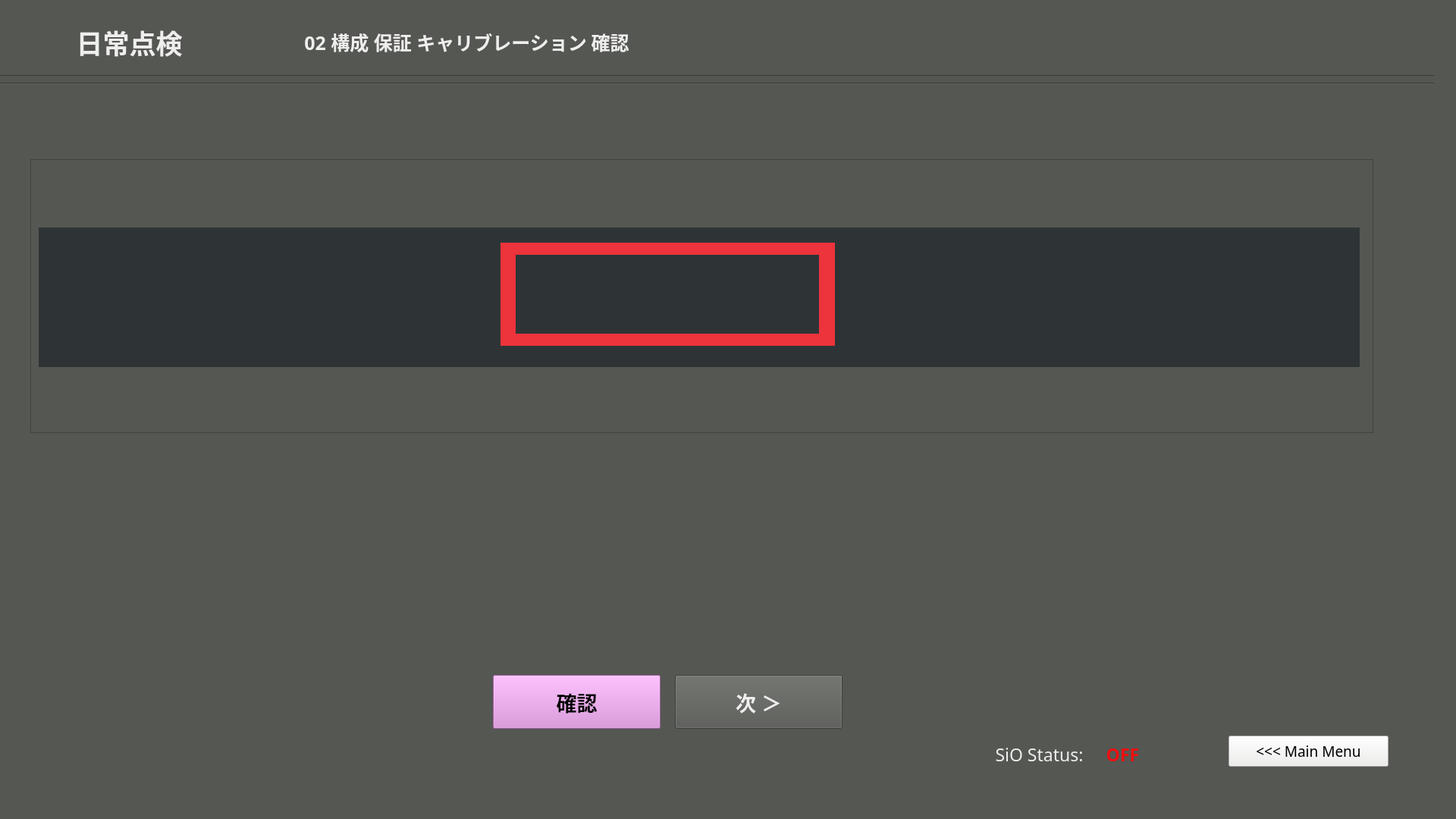
<?xml version="1.0" encoding="UTF-8"?>
<ui version="4.0">
 <class>dailytenken1_clippitch</class>
 <widget class="QMainWindow" name="dailytenken1_clippitch">
  <property name="enabled">
   <bool>true</bool>
  </property>
  <property name="geometry">
   <rect>
    <x>0</x>
    <y>0</y>
    <width>1920</width>
    <height>1080</height>
   </rect>
  </property>
  <property name="windowTitle">
   <string>MainWindow</string>
  </property>
  <property name="styleSheet">
   <string notr="true">background-color: rgb(85, 87, 83);</string>
  </property>
  <widget class="QWidget" name="dailytenken1_clippitch_widget">
   <property name="enabled">
    <bool>true</bool>
   </property>
   <widget class="Line" name="line_1">
    <property name="geometry">
     <rect>
      <x>-10</x>
      <y>90</y>
      <width>1901</width>
      <height>20</height>
     </rect>
    </property>
    <property name="orientation">
     <enum>Qt::Horizontal</enum>
    </property>
   </widget>
   <widget class="Line" name="line_2">
    <property name="geometry">
     <rect>
      <x>-10</x>
      <y>100</y>
      <width>1901</width>
      <height>20</height>
     </rect>
    </property>
    <property name="orientation">
     <enum>Qt::Horizontal</enum>
    </property>
   </widget>
   <widget class="QFrame" name="frame">
    <property name="geometry">
     <rect>
      <x>40</x>
      <y>210</y>
      <width>1771</width>
      <height>361</height>
     </rect>
    </property>
    <property name="frameShape">
     <enum>QFrame::StyledPanel</enum>
    </property>
    <property name="frameShadow">
     <enum>QFrame::Raised</enum>
    </property>
    <widget class="QLabel" name="framePart">
     <property name="geometry">
      <rect>
       <x>11</x>
       <y>90</y>
       <width>1742</width>
       <height>184</height>
      </rect>
     </property>
     <property name="styleSheet">
      <string notr="true">background-color: rgb(46, 52, 54);</string>
     </property>
     <property name="text">
      <string/>
     </property>
     <property name="alignment">
      <set>Qt::AlignCenter</set>
     </property>
    </widget>
    <widget class="QPushButton" name="rekensaButton">
     <property name="geometry">
      <rect>
       <x>300</x>
       <y>170</y>
       <width>91</width>
       <height>71</height>
      </rect>
     </property>
     <property name="font">
      <font>
       <family>Ubuntu Mono</family>
       <pointsize>13</pointsize>
       <weight>75</weight>
       <italic>false</italic>
       <bold>true</bold>
       <stylestrategy>PreferAntialias</stylestrategy>
      </font>
     </property>
     <property name="autoFillBackground">
      <bool>false</bool>
     </property>
     <property name="styleSheet">
      <string notr="true">color: rgb(238, 238, 236);
background-color: rgb(117, 80, 123);</string>
     </property>
     <property name="text">
      <string>検査
やり直し</string>
     </property>
     <property name="checkable">
      <bool>false</bool>
     </property>
    </widget>
    <widget class="QPushButton" name="delwarpbutton">
     <property name="geometry">
      <rect>
       <x>810</x>
       <y>180</y>
       <width>181</width>
       <height>51</height>
      </rect>
     </property>
     <property name="font">
      <font>
       <family>Ubuntu Mono</family>
       <pointsize>11</pointsize>
       <weight>75</weight>
       <italic>false</italic>
       <bold>true</bold>
       <stylestrategy>PreferAntialias</stylestrategy>
      </font>
     </property>
     <property name="autoFillBackground">
      <bool>false</bool>
     </property>
     <property name="styleSheet">
      <string notr="true">background-color: rgb(164, 0, 0);</string>
     </property>
     <property name="text">
      <string>パースワープパラム削除 
Del Warp Parm</string>
     </property>
     <property name="checkable">
      <bool>false</bool>
     </property>
    </widget>
    <widget class="QPushButton" name="savewarpbutton">
     <property name="geometry">
      <rect>
       <x>620</x>
       <y>180</y>
       <width>181</width>
       <height>51</height>
      </rect>
     </property>
     <property name="font">
      <font>
       <family>Ubuntu Mono</family>
       <pointsize>11</pointsize>
       <weight>75</weight>
       <italic>false</italic>
       <bold>true</bold>
       <stylestrategy>PreferAntialias</stylestrategy>
      </font>
     </property>
     <property name="autoFillBackground">
      <bool>false</bool>
     </property>
     <property name="styleSheet">
      <string notr="true">color: rgb(238, 238, 236);</string>
     </property>
     <property name="text">
      <string>パースワープパラム保存 
Save Warp Parm</string>
     </property>
     <property name="checkable">
      <bool>false</bool>
     </property>
    </widget>
    <widget class="QLabel" name="rtwarpcolor">
     <property name="geometry">
      <rect>
       <x>480</x>
       <y>210</y>
       <width>121</width>
       <height>20</height>
      </rect>
     </property>
     <property name="font">
      <font>
       <family>Ubuntu Mono</family>
       <pointsize>15</pointsize>
       <weight>75</weight>
       <bold>true</bold>
      </font>
     </property>
     <property name="styleSheet">
      <string notr="true">background-color: rgb(255, 0, 0);</string>
     </property>
     <property name="text">
      <string/>
     </property>
     <property name="alignment">
      <set>Qt::AlignLeading|Qt::AlignLeft|Qt::AlignVCenter</set>
     </property>
    </widget>
    <widget class="QPushButton" name="rtwarpbutton">
     <property name="geometry">
      <rect>
       <x>480</x>
       <y>180</y>
       <width>121</width>
       <height>51</height>
      </rect>
     </property>
     <property name="font">
      <font>
       <family>Ubuntu Mono</family>
       <pointsize>11</pointsize>
       <weight>75</weight>
       <italic>false</italic>
       <bold>true</bold>
       <stylestrategy>PreferAntialias</stylestrategy>
      </font>
     </property>
     <property name="autoFillBackground">
      <bool>false</bool>
     </property>
     <property name="styleSheet">
      <string notr="true">color: rgb(238, 238, 236);</string>
     </property>
     <property name="text">
      <string>継続ワープ 
RT Pers.Warp</string>
     </property>
     <property name="checkable">
      <bool>false</bool>
     </property>
    </widget>
    <widget class="QPushButton" name="quitbutton">
     <property name="geometry">
      <rect>
       <x>1560</x>
       <y>530</y>
       <width>211</width>
       <height>41</height>
      </rect>
     </property>
     <property name="font">
      <font>
       <family>Ubuntu Mono</family>
       <pointsize>14</pointsize>
      </font>
     </property>
     <property name="styleSheet">
      <string notr="true">background-color: rgb(238, 238, 236);</string>
     </property>
     <property name="text">
      <string>Quit</string>
     </property>
    </widget>
    <widget class="QLabel" name="label_3">
     <property name="geometry">
      <rect>
       <x>620</x>
       <y>110</y>
       <width>441</width>
       <height>16</height>
      </rect>
     </property>
     <property name="styleSheet">
      <string notr="true">background-color: rgb(237, 51, 59);</string>
     </property>
     <property name="text">
      <string/>
     </property>
    </widget>
    <widget class="QLabel" name="label">
     <property name="geometry">
      <rect>
       <x>620</x>
       <y>120</y>
       <width>20</width>
       <height>121</height>
      </rect>
     </property>
     <property name="styleSheet">
      <string notr="true">background-color: rgb(237, 51, 59);</string>
     </property>
     <property name="text">
      <string/>
     </property>
    </widget>
    <widget class="QLabel" name="label_2">
     <property name="geometry">
      <rect>
       <x>1040</x>
       <y>120</y>
       <width>21</width>
       <height>121</height>
      </rect>
     </property>
     <property name="styleSheet">
      <string notr="true">background-color: rgb(237, 51, 59);</string>
     </property>
     <property name="text">
      <string/>
     </property>
    </widget>
    <widget class="QLabel" name="label_4">
     <property name="geometry">
      <rect>
       <x>620</x>
       <y>230</y>
       <width>441</width>
       <height>16</height>
      </rect>
     </property>
     <property name="styleSheet">
      <string notr="true">background-color: rgb(237, 51, 59);</string>
     </property>
     <property name="text">
      <string/>
     </property>
    </widget>
    <zorder>quitbutton</zorder>
    <zorder>rtwarpbutton</zorder>
    <zorder>delwarpbutton</zorder>
    <zorder>rtwarpcolor</zorder>
    <zorder>savewarpbutton</zorder>
    <zorder>rekensaButton</zorder>
    <zorder>framePart</zorder>
    <zorder>label_3</zorder>
    <zorder>label</zorder>
    <zorder>label_2</zorder>
    <zorder>label_4</zorder>
   </widget>
   <widget class="QPushButton" name="mainmenubutton">
    <property name="geometry">
     <rect>
      <x>1620</x>
      <y>970</y>
      <width>211</width>
      <height>41</height>
     </rect>
    </property>
    <property name="font">
     <font>
      <family>Ubuntu Mono</family>
      <pointsize>14</pointsize>
     </font>
    </property>
    <property name="styleSheet">
     <string notr="true">background-color: rgb(238, 238, 236);</string>
    </property>
    <property name="text">
     <string>&lt;&lt;&lt; Main Menu</string>
    </property>
   </widget>
   <widget class="QLabel" name="partlabel_2">
    <property name="geometry">
     <rect>
      <x>10</x>
      <y>20</y>
      <width>321</width>
      <height>71</height>
     </rect>
    </property>
    <property name="font">
     <font>
      <family>Ubuntu Mono</family>
      <pointsize>26</pointsize>
      <weight>75</weight>
      <bold>true</bold>
     </font>
    </property>
    <property name="styleSheet">
     <string notr="true">color: rgb(238, 238, 236);</string>
    </property>
    <property name="text">
     <string>日常点検</string>
    </property>
    <property name="alignment">
     <set>Qt::AlignCenter</set>
    </property>
   </widget>
   <widget class="QPushButton" name="nextButton">
    <property name="geometry">
     <rect>
      <x>890</x>
      <y>890</y>
      <width>221</width>
      <height>71</height>
     </rect>
    </property>
    <property name="font">
     <font>
      <family>Ubuntu Mono</family>
      <pointsize>20</pointsize>
      <weight>75</weight>
      <italic>false</italic>
      <bold>true</bold>
      <stylestrategy>PreferAntialias</stylestrategy>
     </font>
    </property>
    <property name="autoFillBackground">
     <bool>false</bool>
    </property>
    <property name="styleSheet">
     <string notr="true">color: rgb(238, 238, 236);</string>
    </property>
    <property name="text">
     <string>次 ＞</string>
    </property>
    <property name="checkable">
     <bool>false</bool>
    </property>
   </widget>
   <widget class="QLabel" name="status_sio">
    <property name="geometry">
     <rect>
      <x>1450</x>
      <y>970</y>
      <width>61</width>
      <height>41</height>
     </rect>
    </property>
    <property name="font">
     <font>
      <family>Ubuntu Mono</family>
      <pointsize>17</pointsize>
      <weight>75</weight>
      <bold>true</bold>
      <underline>false</underline>
     </font>
    </property>
    <property name="styleSheet">
     <string notr="true">color: rgb(238, 15, 15);</string>
    </property>
    <property name="text">
     <string>OFF</string>
    </property>
    <property name="alignment">
     <set>Qt::AlignBottom|Qt::AlignHCenter</set>
    </property>
   </widget>
   <widget class="QLabel" name="label_5">
    <property name="geometry">
     <rect>
      <x>1300</x>
      <y>970</y>
      <width>141</width>
      <height>41</height>
     </rect>
    </property>
    <property name="font">
     <font>
      <family>Ubuntu Mono</family>
      <pointsize>17</pointsize>
      <weight>50</weight>
      <bold>false</bold>
      <underline>false</underline>
     </font>
    </property>
    <property name="styleSheet">
     <string notr="true">color: rgb(238, 238, 236);</string>
    </property>
    <property name="text">
     <string>SiO Status:</string>
    </property>
    <property name="alignment">
     <set>Qt::AlignBottom|Qt::AlignHCenter</set>
    </property>
   </widget>
   <widget class="QLabel" name="partlabel_3">
    <property name="geometry">
     <rect>
      <x>370</x>
      <y>20</y>
      <width>491</width>
      <height>71</height>
     </rect>
    </property>
    <property name="font">
     <font>
      <family>Ubuntu Mono</family>
      <pointsize>19</pointsize>
      <weight>75</weight>
      <bold>true</bold>
     </font>
    </property>
    <property name="styleSheet">
     <string notr="true">color: rgb(238, 238, 236);</string>
    </property>
    <property name="text">
     <string>02 構成 保証 キャリブレーション 確認</string>
    </property>
    <property name="alignment">
     <set>Qt::AlignCenter</set>
    </property>
   </widget>
   <widget class="QPushButton" name="InspectButton">
    <property name="geometry">
     <rect>
      <x>650</x>
      <y>890</y>
      <width>221</width>
      <height>71</height>
     </rect>
    </property>
    <property name="font">
     <font>
      <family>Ubuntu Mono</family>
      <pointsize>20</pointsize>
      <weight>75</weight>
      <italic>false</italic>
      <bold>true</bold>
      <stylestrategy>PreferAntialias</stylestrategy>
     </font>
    </property>
    <property name="autoFillBackground">
     <bool>false</bool>
    </property>
    <property name="styleSheet">
     <string notr="true">background-color: rgb(220, 138, 221);</string>
    </property>
    <property name="text">
     <string>確認</string>
    </property>
    <property name="checkable">
     <bool>false</bool>
    </property>
   </widget>
  </widget>
  <widget class="QMenuBar" name="menubar">
   <property name="geometry">
    <rect>
     <x>0</x>
     <y>0</y>
     <width>1920</width>
     <height>20</height>
    </rect>
   </property>
  </widget>
  <widget class="QStatusBar" name="statusbar"/>
 </widget>
 <resources/>
 <connections/>
</ui>
